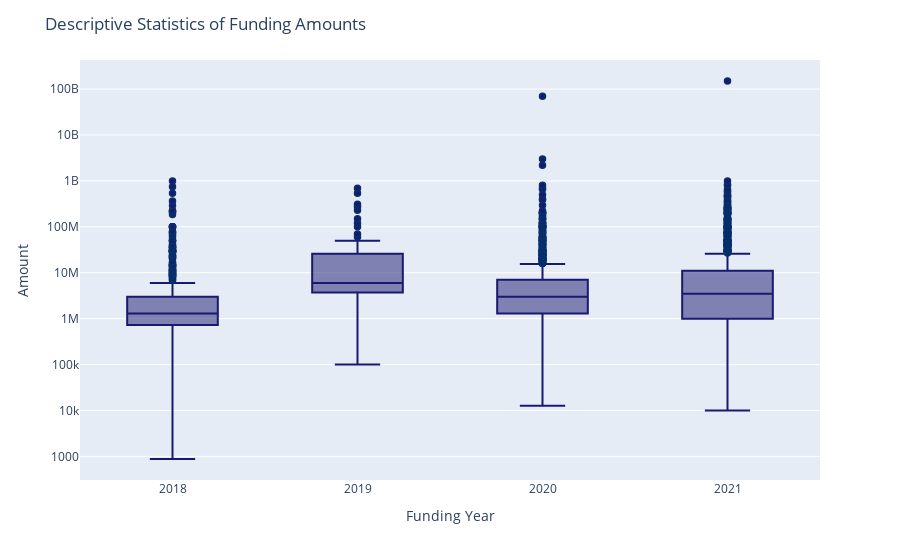

The notebook cell saved with this chart:
### Code cell
fig = px.box(data, x='Funding Year', y='Amount')
fig.update_traces(marker_color='midnightblue', marker_line_color='rgb(8, 48, 107)',
                  marker_line_width=1.5)
fig.update_layout(title_text='Descriptive Statistics of Funding Amounts', yaxis_type='log')
fig.show()

### Figure 1 — Plotly figure (JSON) as saved in the notebook; plotly's stock layout.template omitted (floating-point values rounded to 4 significant figures; data arrays with more than 128 entries replaced by an {"elided": "..."} marker saying what was removed)
{"data": [{"alignmentgroup": "True", "hovertemplate": "Funding Year=%{x}<br>Amount=%{y}<extra></extra>", "legendgroup": "", "marker": {"color": "midnightblue", "line": {"color": "rgb(8, 48, 107)", "width": 1.5}}, "name": "", "notched": false, "offsetgroup": "", "orientation": "v", "showlegend": false, "type": "box", "x": {"elided": "2856 int values"}, "x0": " ", "xaxis": "x", "y": {"elided": "2856 int values"}, "y0": " ", "yaxis": "y"}], "layout": {"boxmode": "group", "legend": {"tracegroupgap": 0}, "margin": {"t": 60}, "title": {"text": "Descriptive Statistics of Funding Amounts"}, "xaxis": {"anchor": "y", "domain": [0, 1], "title": {"text": "Funding Year"}}, "yaxis": {"anchor": "x", "domain": [0, 1], "title": {"text": "Amount"}, "type": "log"}}}
